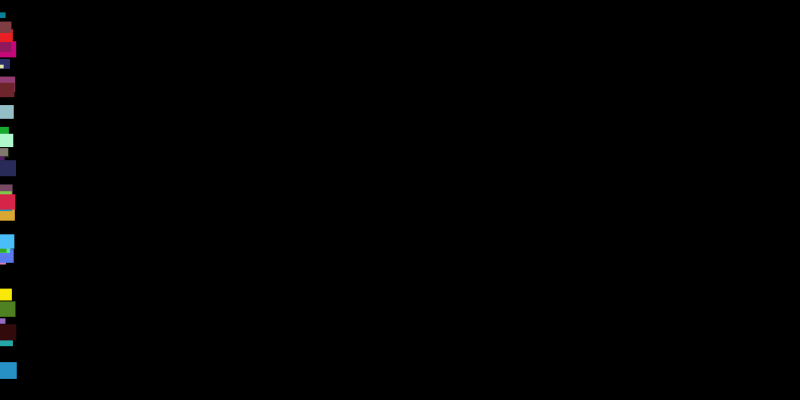
Frame 1 (no input)
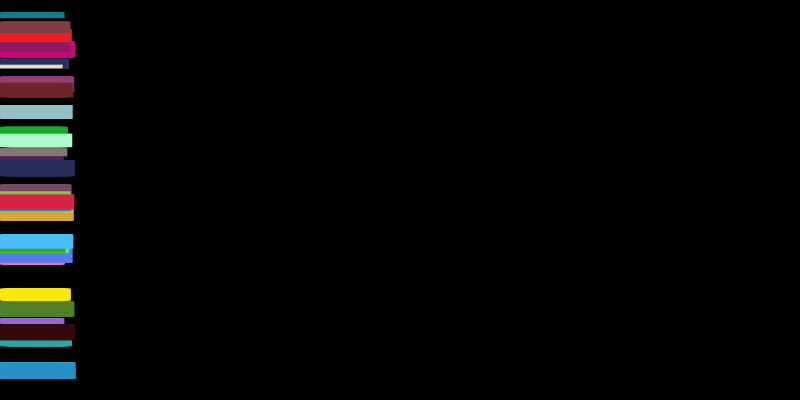
Frame 60 (the mouse pressed at the canvas centre just before this capture)
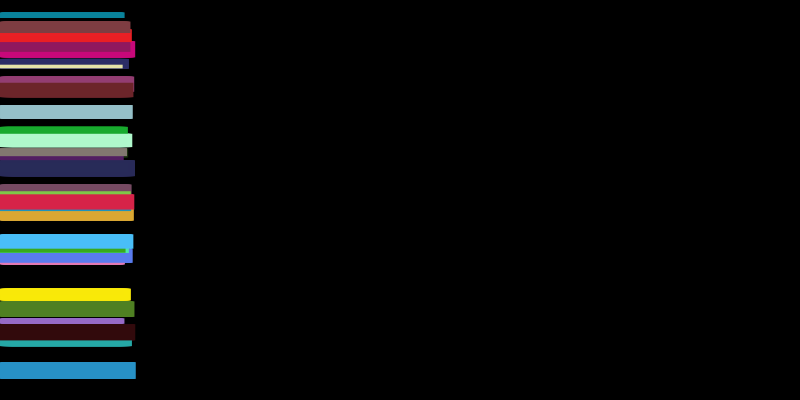
Frame 120 (the mouse held since frame 60 and released just before this capture)

The Processing sketch that drew these frames (run headless with seeded random() and noise(); from frame 60 on, the mouse is pressed at the canvas centre):

// Processing sketch: processing_133997
// ── processing_133997.pde

int x;
float speedX = 1.0;
int shapes = 40;
float[]y = new float[shapes];
float[]w = new float[shapes];
float[]h = new float[shapes];
color[]colors = new color[shapes];
void setup(){
size(800, 400);
frameRate(80);
background(0,0,0);
noStroke();
for (int i=0; i<shapes; i++){
y[i]=random(height);
w[i]=random(15)+2;
h[i]=w[i];
colors[i]=color(random(255), random(255), random(255));
}
}
void draw(){
for (int i=0; i<shapes; i++){
fill(colors[i]*2);
rect(x, y[i], w[i], h[i]);
}
x+=speedX;
}
void mousePressed() {
  loop();
}


void mouseDragged() 
{
 for (int i=0; i<shapes; i++){
 colors[i] = colors[i] + 1000;  
  if (colors[i] > 140) {
    colors[i] = 0;
  }
}
}
void mouseReleased() {
  noLoop();
}
